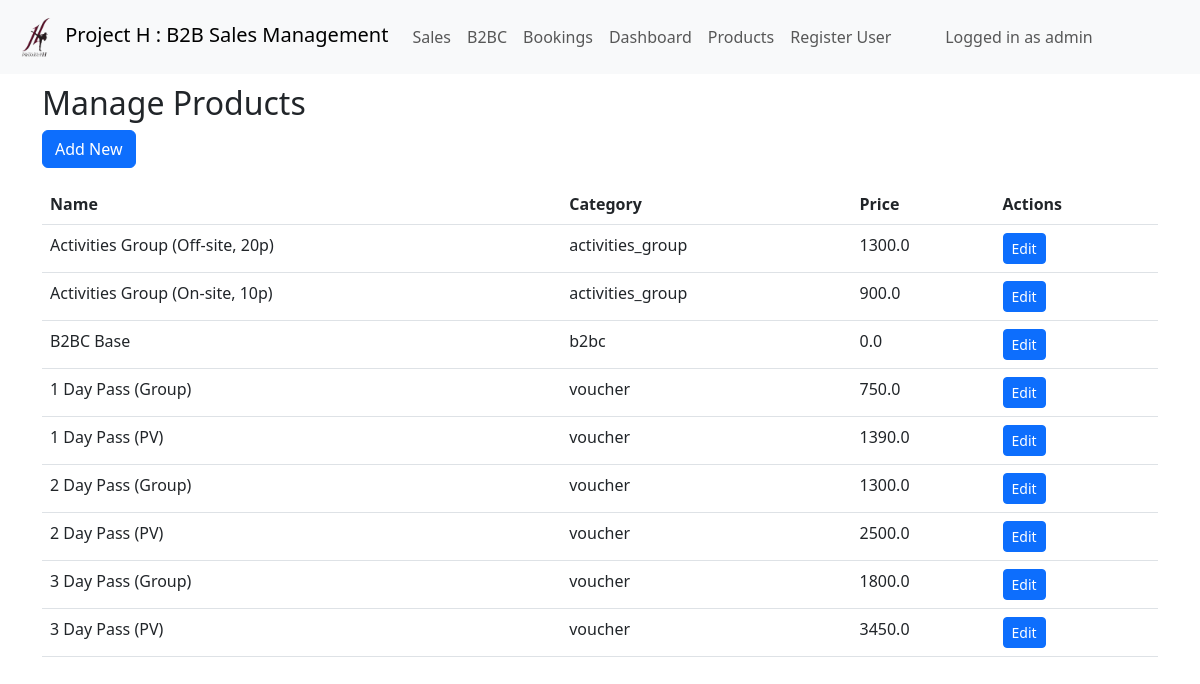
Page /products/list (signed in) on the committed database.
### models.py (models this page shows, shortened)
class User(UserMixin, db.Model):
    __tablename__ = 'users'
    id = db.Column(db.Integer, primary_key=True)
    username = db.Column(db.String(50), unique=True, nullable=False)
    email = db.Column(db.String(120), unique=True, nullable=False)
    password_hash = db.Column(db.String(255), nullable=False)
    role = db.Column(db.String(50), nullable=False, default='staff')
    branch_id = db.Column(db.Integer, db.ForeignKey('branches.id'), nullable=True)
    b2bc_sales = db.relationship('SalesB2BC', backref='salesperson', lazy=True)
    branch = db.relationship('Branch', backref='users')

class Product(db.Model):
    __tablename__ = 'products'
    id = db.Column(db.Integer, primary_key=True)
    name = db.Column(db.String(100), nullable=False)
    category = db.Column(db.String(50), nullable=False)
    default_price = db.Column(db.Float, default=0.0)
    description = db.Column(db.Text)

### views/products.py (the view)
@products_bp.route('/list', methods=['GET'])
@login_required
def list_products():
    products = Product.query.order_by(Product.category, Product.name).all()
    return render_template('products/list_products.html', products=products)

### templates/products/list_products.html
{% extends 'base.html' %}
{% block content %}
<h2>Manage Products</h2>
<a href="{{ url_for('products.new_product') }}" class="btn btn-primary mb-3">Add New</a>
<table class="table">
  <thead>
    <tr>
      <th>Name</th>
      <th>Category</th>
      <th>Price</th>
      <th>Actions</th>
    </tr>
  </thead>
  <tbody>
    {% for p in products %}
    <tr>
      <td>{{ p.name }}</td>
      <td>{{ p.category }}</td>
      <td>{{ p.default_price }}</td>
      <td>
        <a href="{{ url_for('products.edit_product', product_id=p.id) }}" class="btn btn-sm btn-primary">Edit</a>
      </td>
    </tr>
    {% endfor %}
  </tbody>
</table>
{% endblock %}

### templates/base.html (shortened to what this page needs)
<!DOCTYPE html>
<html lang="en">
<head>
    <link href="https://cdn.jsdelivr.net/npm/bootstrap@5.3.0/dist/css/bootstrap.min.css" rel="stylesheet">
    <link href="{{ url_for('static', filename='css/styles.css') }}" rel="stylesheet">
</head>
<body>
    <nav class="navbar navbar-expand-lg navbar-light bg-light fixed-top">
      <div class="container-fluid">
        <a class="navbar-brand" href="{{ url_for('dashboard.dashboard') }}"><img src="{{ url_for('static', filename='favicon.ico') }}"> Project H : B2B Sales Management</a>
        {% if current_user.is_authenticated %}
        <div class="collapse navbar-collapse" id="navbarNav">
          <ul class="navbar-nav me-auto mb-2 mb-lg-0">
            <li class="nav-item"><a class="nav-link" href="{{ url_for('sales.list_voucher_group_sales') }}">Sales</a></li>
            <li class="nav-item"><a class="nav-link" href="{{ url_for('b2bc.list_b2bc_sales') }}">B2BC</a></li>
            <li class="nav-item"><a class="nav-link" href="{{ url_for('booking.list_bookings') }}">Bookings</a></li>
            <li class="nav-item"><a class="nav-link" href="{{ url_for('dashboard.dashboard') }}">Dashboard</a></li>
            <li class="nav-item"><a class="nav-link" href="{{ url_for('products.list_products') }}">Products</a></li>
            {% if current_user.role == 'admin' %}
            <li class="nav-item"><a class="nav-link" href="{{ url_for('auth.register') }}">Register User</a></li>
            {% endif %}
          </ul>
          <span class="navbar-text me-3">
            Logged in as {{ current_user.username }}
          </span>
          <a class="btn btn-outline-light" href="{{ url_for('auth.logout') }}">Logout</a>
        </div>
        {% endif %}
      </div>
    </nav>
    <div class="container mt-4">
        {% block content %}{% endblock %}
    </div>
</body>
</html>

### static/css/styles.css (style rules this page uses)
body { padding-top: 60px; }

### rows in the picture
User: username "admin"
Product: name "Activities Group (Off-site, 20p)", category "activities_group", default_price "1300.0"
Product: name "Activities Group (On-site, 10p)", category "activities_group", default_price "900.0"
Product: name "B2BC Base", category "b2bc", default_price "0.0"
Product: name "1 Day Pass (Group)", category "voucher", default_price "750.0"
Product: name "1 Day Pass (PV)", category "voucher", default_price "1390.0"
Product: name "2 Day Pass (Group)", category "voucher", default_price "1300.0"
Product: name "2 Day Pass (PV)", category "voucher", default_price "2500.0"
Product: name "3 Day Pass (Group)", category "voucher", default_price "1800.0"
Product: name "3 Day Pass (PV)", category "voucher", default_price "3450.0"
